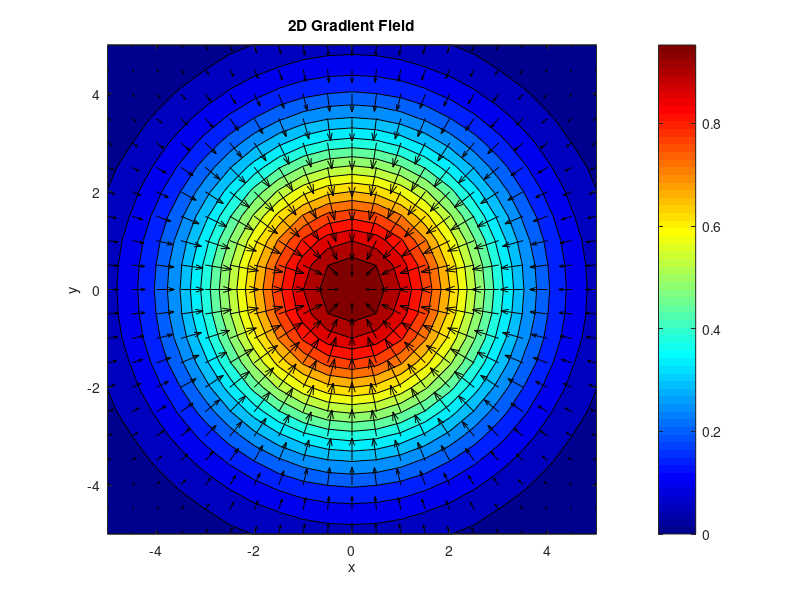
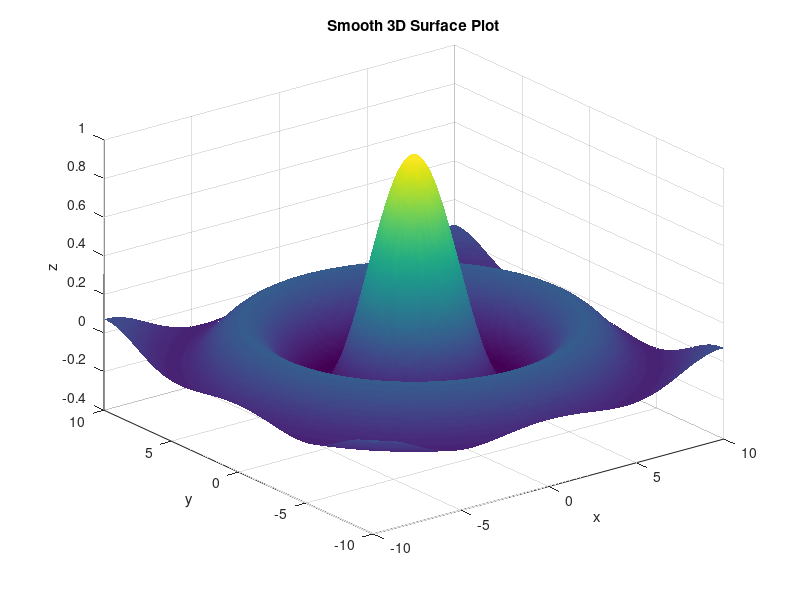

These charts were generated, in order, by the following MATLAB code:
#!/usr/bin/env -S octave --no-gui --quiet
set(0, "defaultfigurevisible", "off");  % hide figure windows

% ========== Gradient Plot ==========
[x, y] = meshgrid(-5:0.5:5, -5:0.5:5);
T = exp(-0.1*(x.^2 + y.^2));  % corrected exponent

[Tx, Ty] = gradient(T, 0.5, 0.5);  % compute gradients

figure();  % new figure for gradient plot
contourf(x, y, T, 20);  
colorbar;
hold on;
quiver(x, y, Tx, Ty, 'k');  % black arrows
title('2D Gradient Field');
xlabel('x'); ylabel('y');
axis equal tight;
colormap(jet);
print('gradient_plot.png', '-dpng', '-r200');  % save

% ========== Laplacian Plot ==========
[x, y] = meshgrid(-10:0.1:10);       % fine grid for smoothness
r = sqrt(x.^2 + y.^2);
z = sin(r) ./ (r + eps);            % smooth peak-like surface

figure();
surf(x, y, z, 'EdgeColor', 'none'); % remove grid lines
shading interp;                     % smooth color across faces
title('Smooth 3D Surface Plot');
xlabel('x'); ylabel('y'); zlabel('z');

print('Surf.png', '-dpng', '-r200');  % save
